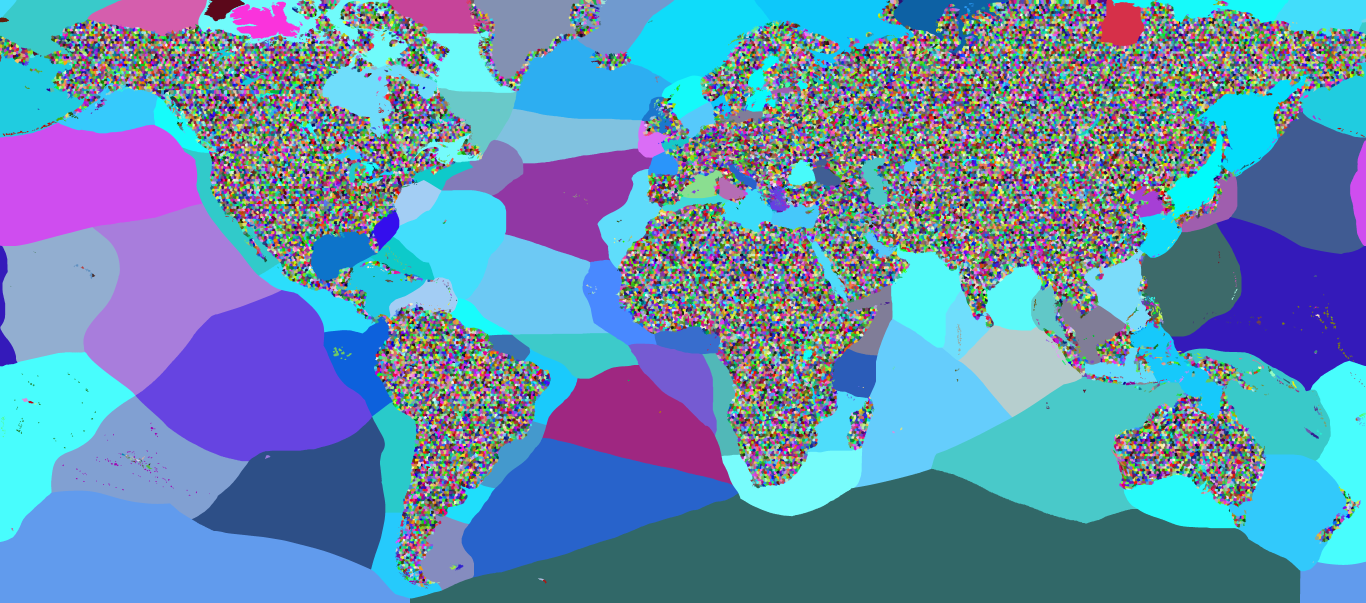
#> input picture map_data/provinces.png, 8192 x 3616 px, found by its file name (shown at 1/6 size)
$ python korea_map.py
#> lines starting #> are read from the running program, lines starting #| are printed output that depends on the picture
# Read-only look at the Korean provinces in provinces.png. Writes a picture to the scratchpad.
import sys
from PIL import Image, ImageDraw, ImageFont
Image.MAX_IMAGE_PIXELS = None
MOD = r"C:/Users/Matthew Winter/Documents/Paradox Interactive/Victoria 3/mod/Cold War Project - Rebuild"
states = {
 "SEOUL_S": "03EAAF 305000 70EFC0 7B6E17 A0E2EE A84864 ACB4D5 B05000",
 "SEOUL_N": "709080 71770E E0D3E4 FD1E20",
 "BUSAN": "076864 305080 31D000 806A04 9BA8B5 A00BB8 C3F34F",
 "YANGHO": "34B782 8ACAAA A48A8B AE0221 B0D000 B0D080 BC0C5A C81C12 D42CA8 F09080 F91D98",
 "SARIWON": "00227F 08C343 21D080 4C743B 4FC1C9 701101 8B0207 8FC58D 92D8ED A0987D A0D080 BD9C6F CF9212 EDB9A8",
 "PYONGYANG": "096D79 11044D 12BC01 47D537 5204B8 605101 640C37 701180 7BEA9E 808E39 880F26 913CAF A2DB51 B8F465 C5EF9A DD6252 EAF581 F01000 F01180",
}
base = {"SEOUL_S": (90,140,230), "SEOUL_N": (230,120,60), "BUSAN": (60,190,200), "YANGHO": (120,200,120), "SARIWON": (220,80,80), "PYONGYANG": (200,90,170)}
col2state = {}
for s, v in states.items():
    for h in v.split():
        col2state[(int(h[0:2],16), int(h[2:4],16), int(h[4:6],16))] = (s, h)
im = Image.open(MOD + "/map_data/provinces.png").convert("RGB")
#> im is the input picture: PIL image 8192x3616 RGB; mean R, G, B 99.1, 140.7, 177.2
W, H = im.size
#> W = 8192; H = 3616
print("map size", W, H)
#| map size 8192 3616
x0, x1, y0, y1 = 6500, 7500, 400, 1700
crop = im.crop((x0, y0, x1, y1)); px = crop.load()
#> after `crop = im.crop((x0, y0, x1, y1))`:
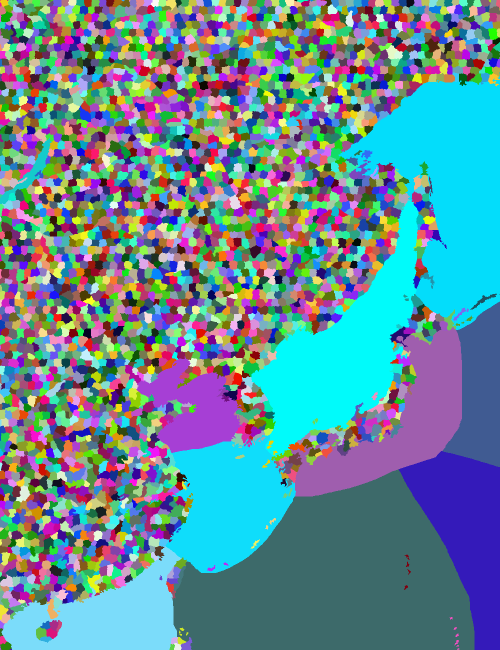
#> crop: PIL image 1000x1300 RGB (shown at 1/2 size); mean R, G, B 98.6, 137.8, 151.4
info = {}
minx=miny=10**9; maxx=maxy=-1
for y in range(y1-y0):
    for x in range(x1-x0):
        c = px[x,y]
        if c in col2state:
            d = info.setdefault(c, [0,0,0,10**9,-1,10**9,-1])
            d[0]+=1; d[1]+=x; d[2]+=y
            d[3]=min(d[3],y); d[4]=max(d[4],y); d[5]=min(d[5],x); d[6]=max(d[6],x)
            minx=min(minx,x); maxx=max(maxx,x); miny=min(miny,y); maxy=max(maxy,y)
print("bbox (map px)", x0+minx, y0+miny, x0+maxx, y0+maxy, "found", len(info), "of", len(col2state))
pad=12; S=6
bx0=max(0,minx-pad); by0=max(0,miny-pad); bx1=min(x1-x0-1,maxx+pad); by1=min(y1-y0-1,maxy+pad)
w=bx1-bx0+1; h=by1-by0+1
out = Image.new("RGB", (w*S, h*S), (25,35,60)); op = out.load()
#> after `out = Image.new('RGB', (w * S, h * S), (25, 35, 60))`:
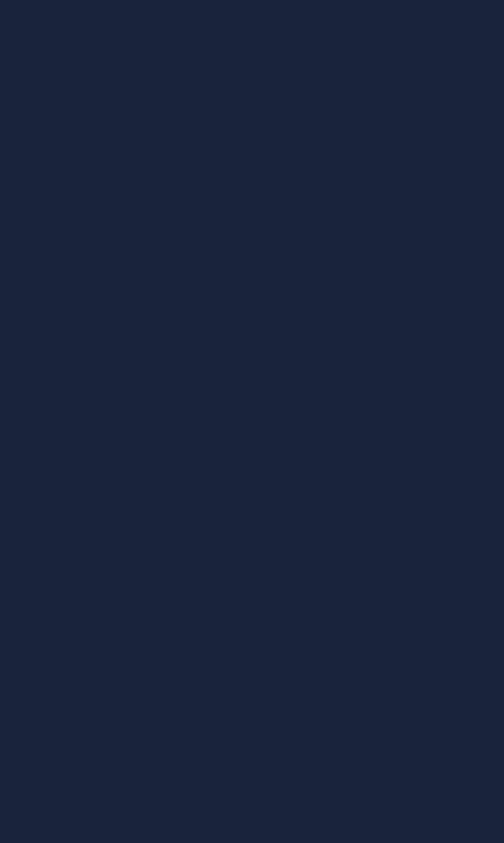
#> out: PIL image 1008x1686 RGB (shown at 1/2 size); mean R, G, B 25, 35, 60
import colorsys
def shade(c, s, i):
    r,g,b = base[s]; k = 0.80 + 0.07*(i%5)
    return (min(255,int(r*k)), min(255,int(g*k)), min(255,int(b*k)))
order = {c:i for i,c in enumerate(sorted(info, key=lambda c:(info[c][2]/info[c][0], info[c][1]/info[c][0])))}
#> order = 63 items
for y in range(h):
    for x in range(w):
        c = px[bx0+x, by0+y]
        if c in col2state:
            col = shade(c, col2state[c][0], order[c])
        elif c == (255,255,255) or (c[0]<40 and c[1]<40):  # unknown: draw raw colour dimmed
            col = (c[0]//3, c[1]//3, c[2]//3)
        else:
            col = (60+c[0]//6, 60+c[1]//6, 60+c[2]//6)
        # borders
        edge = False
        if x+1<w and px[bx0+x+1,by0+y]!=c: edge=True
        if y+1<h and px[bx0+x,by0+y+1]!=c: edge=True
        for dy in range(S):
            for dx in range(S):
                op[x*S+dx, y*S+dy] = col
        if edge:
            for d in range(S):
                if x+1<w and px[bx0+x+1,by0+y]!=c: op[x*S+S-1, y*S+d] = (0,0,0)
                if y+1<h and px[bx0+x,by0+y+1]!=c: op[x*S+d, y*S+S-1] = (0,0,0)
dr = ImageDraw.Draw(out)
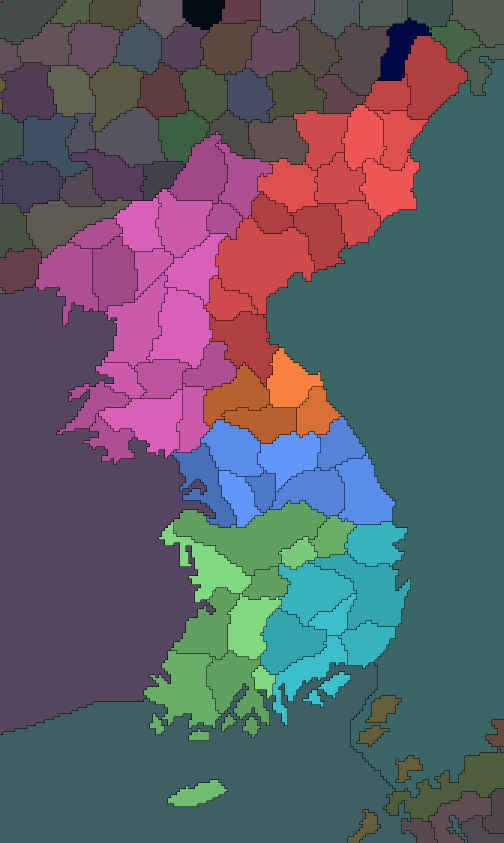
#> out: PIL image 1008x1686 RGB (shown at 1/2 size); mean R, G, B 95.1, 94.6, 104.3
try: font = ImageFont.truetype("arial.ttf", 15)
except: font = ImageFont.load_default()
rows=[]
for c,i in sorted(order.items(), key=lambda t:t[1]):
    n,sx,sy,ymin,ymax,xmin,xmax = info[c]; cx=sx/n; cy=sy/n
    s,hx = col2state[c]
    dr.text(((cx-bx0)*S-8, (cy-by0)*S-8), str(i+1), fill=(255,255,255), font=font, stroke_width=2, stroke_fill=(0,0,0))
    rows.append((i+1, hx, s, n, round(x0+cx), round(y0+cy), y0+ymin, y0+ymax))
#> this loop made 63 passes
#> (c, n, sx, sy, ymin, ymax, xmin, xmax) on passes 1 to 12: ((76, 116, 59), 378, 210627, 254921, 661, 688, 549, 569), ((0, 34, 127), 141, 76614, 95971, 674, 686, 535, 550), ((189, 156, 111), 242, 126069, 167932, 686, 705, 512, 530), ((33, 208, 128), 198, 108205, 137506, 686, 705, 539, 556), ((143, 197, 141), 225, 120330, 156263, 684, 705, 528, 542), ((136, 15, 38), 290, 139528, 204854, 693, 716, 470, 489), ((162, 219, 81), 231, 114186, 163725, 696, 721, 486, 504), ((79, 193, 201), 207, 109016, 146855, 700, 716, 519, 535), ((139, 2, 7), 248, 126562, 176170, 702, 719, 500, 519), ((237, 185, 168), 276, 149979, 196276, 701, 722, 534, 553), ((207, 146, 18), 131, 66022, 94374, 713, 726, 498, 511), ((128, 142, 57), 103, 50288, 74369, 716, 728, 483, 494)
#> after the loop, rows = 63 items
out.save("korea_provinces.png")
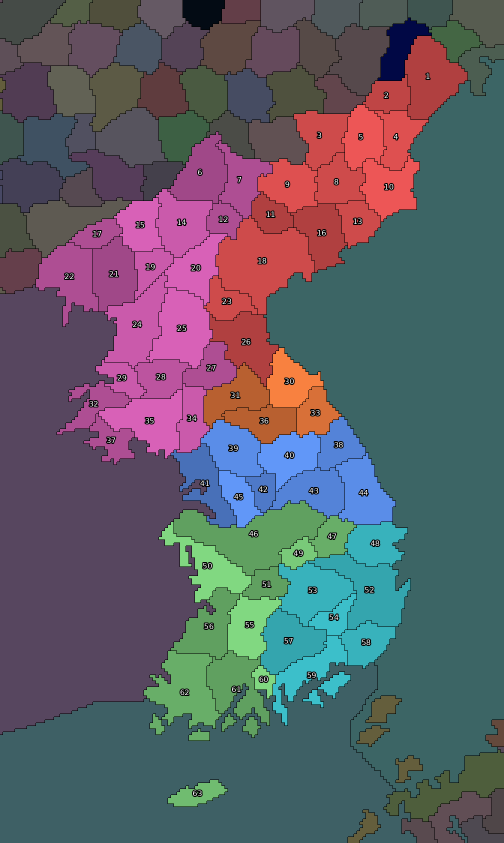
#> saved as korea_provinces.png: PIL image 1008x1686 RGB (shown at 1/2 size); mean R, G, B 94.3, 94.1, 103.6
print("img", out.size)
#| img (1008, 1686)
for r in rows: print(*r)
#> this loop made 63 passes
#> r on passes 1 to 12: (1, '4C743B', 'SARIWON', 378, 7057, 1074, 1061, 1088), (2, '00227F', 'SARIWON', 141, 7043, 1081, 1074, 1086), (3, 'BD9C6F', 'SARIWON', 242, 7021, 1094, 1086, 1105), (4, '21D080', 'SARIWON', 198, 7046, 1094, 1086, 1105), (5, '8FC58D', 'SARIWON', 225, 7035, 1095, 1084, 1105), (6, '880F26', 'PYONGYANG', 290, 6981, 1106, 1093, 1116), (7, 'A2DB51', 'PYONGYANG', 231, 6994, 1109, 1096, 1121), (8, '4FC1C9', 'SARIWON', 207, 7027, 1109, 1100, 1116), (9, '8B0207', 'SARIWON', 248, 7010, 1110, 1102, 1119), (10, 'EDB9A8', 'SARIWON', 276, 7043, 1111, 1101, 1122), (11, 'CF9212', 'SARIWON', 131, 7004, 1120, 1113, 1126), (12, '808E39', 'PYONGYANG', 103, 6988, 1122, 1116, 1128)
#| 1 4C743B SARIWON 378 7057 1074 1061 1088
#| 2 00227F SARIWON 141 7043 1081 1074 1086
#| 3 BD9C6F SARIWON 242 7021 1094 1086 1105
#| 4 21D080 SARIWON 198 7046 1094 1086 1105
#| 5 8FC58D SARIWON 225 7035 1095 1084 1105
#| 6 880F26 PYONGYANG 290 6981 1106 1093 1116
#| 7 A2DB51 PYONGYANG 231 6994 1109 1096 1121
#| 8 4FC1C9 SARIWON 207 7027 1109 1100 1116
#> (further printed lines are left out)
